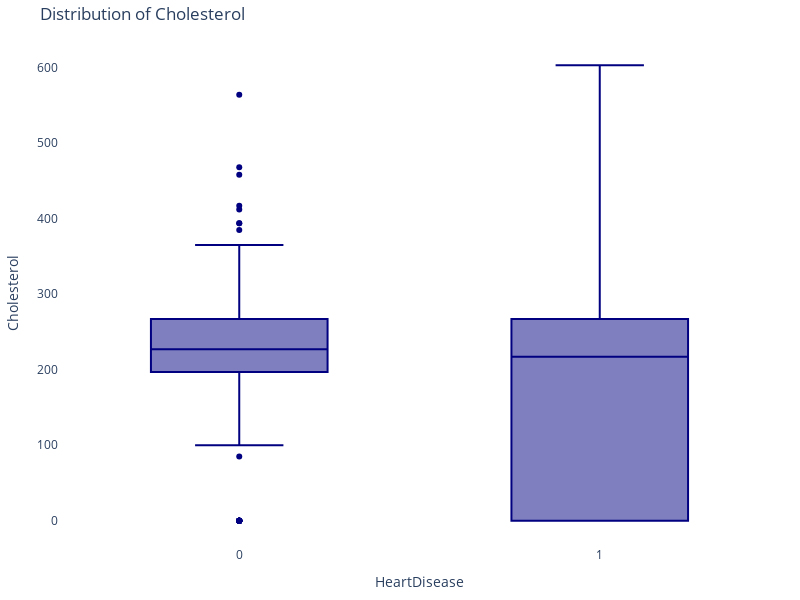

Write notebook code for a chart like this one.
### Code cell
import plotly.express as px

# Assuming df is your DataFrame
fig = px.box(   df, 
                y = "Cholesterol", 
                x = "HeartDisease", 
                title = "Distribution of Cholesterol",
                color_discrete_sequence = ["navy"])  # 

# Update the layout and margins to set the plot
fig.update_layout(  plot_bgcolor = 'white', width = 800, height = 600,
                    margin = dict(l = 20, r = 20, t = 40, b = 20))  # Adjust margins to make the plot tighter

fig.show()

### Figure 1 — Plotly figure (JSON) as saved in the notebook; plotly's stock layout.template omitted (floating-point values rounded to 4 significant figures; data arrays with more than 128 entries replaced by an {"elided": "..."} marker saying what was removed)
{"data": [{"alignmentgroup": "True", "hovertemplate": "HeartDisease=%{x}<br>Cholesterol=%{y}<extra></extra>", "legendgroup": "", "marker": {"color": "navy"}, "name": "", "notched": false, "offsetgroup": "", "orientation": "v", "showlegend": false, "type": "box", "x": {"elided": "918 int values"}, "x0": " ", "xaxis": "x", "y": {"elided": "918 int values"}, "y0": " ", "yaxis": "y"}], "layout": {"boxmode": "group", "height": 600, "legend": {"tracegroupgap": 0}, "margin": {"b": 20, "l": 20, "r": 20, "t": 40}, "plot_bgcolor": "white", "title": {"text": "Distribution of Cholesterol"}, "width": 800, "xaxis": {"anchor": "y", "domain": [0, 1], "title": {"text": "HeartDisease"}}, "yaxis": {"anchor": "x", "domain": [0, 1], "title": {"text": "Cholesterol"}}}}
